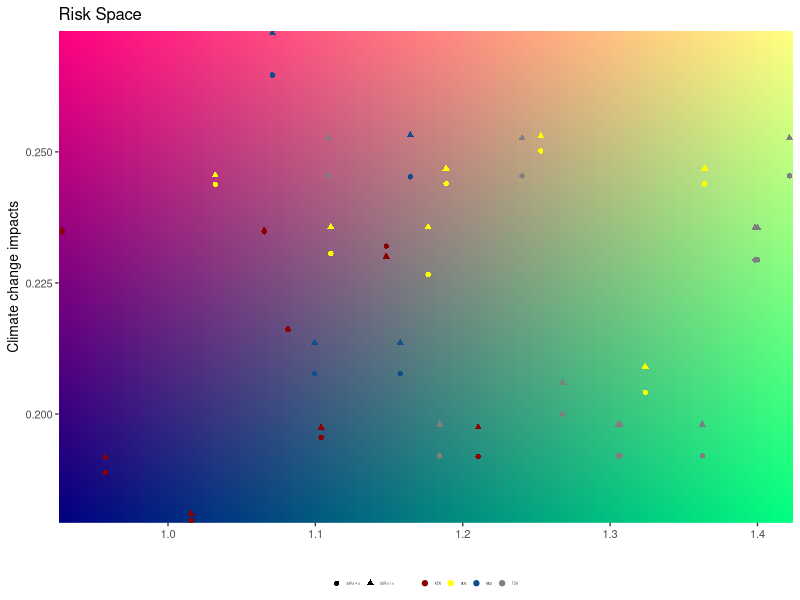
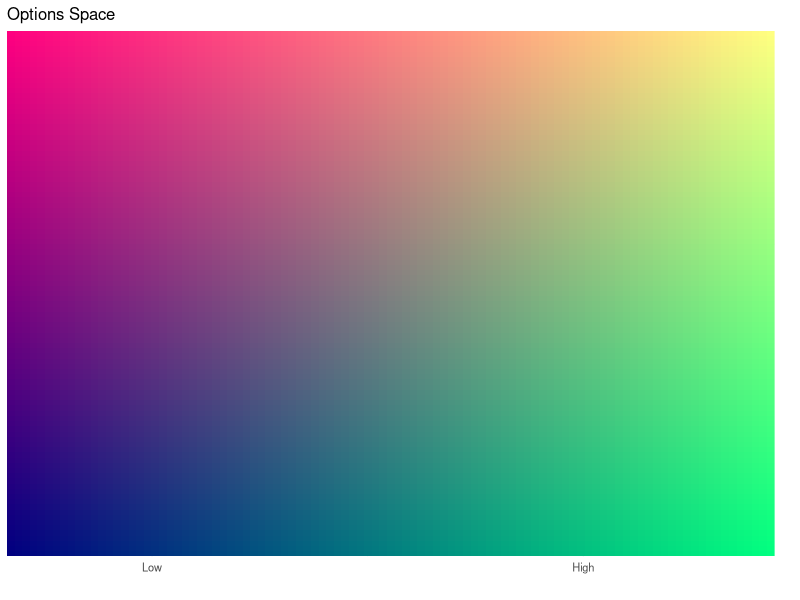
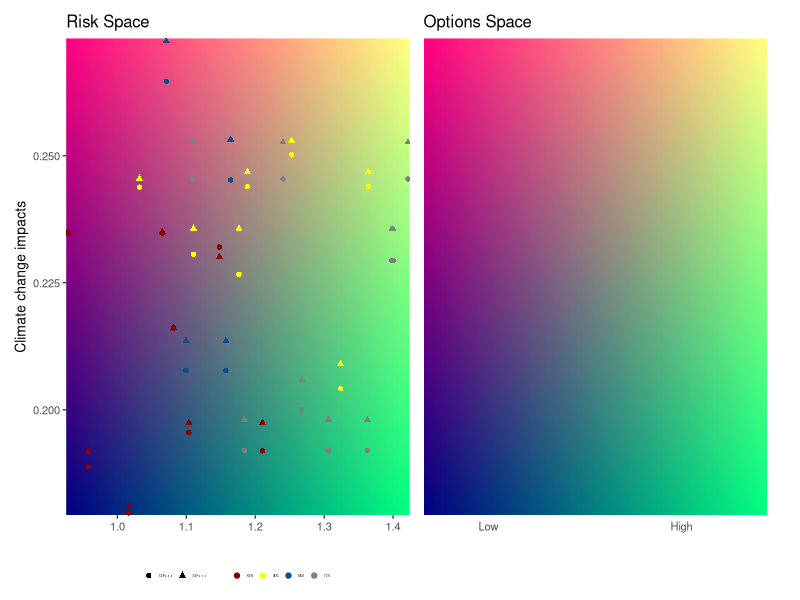
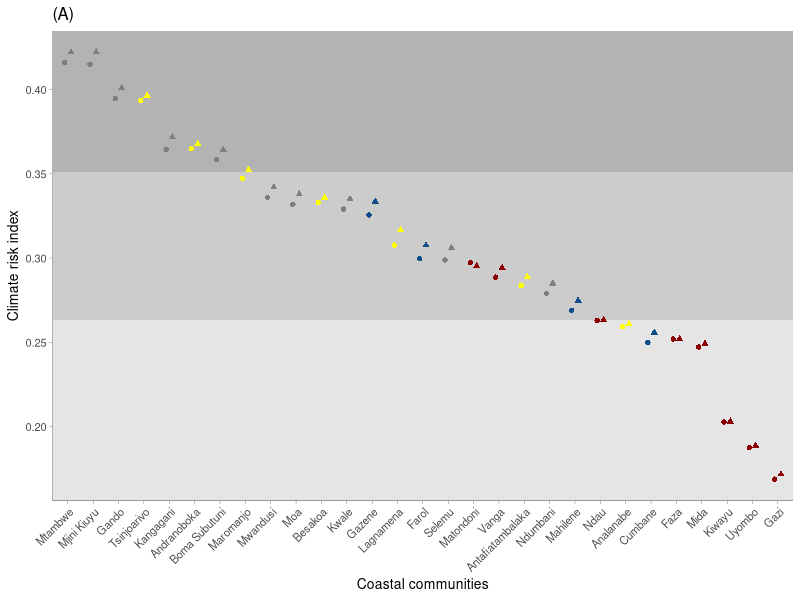
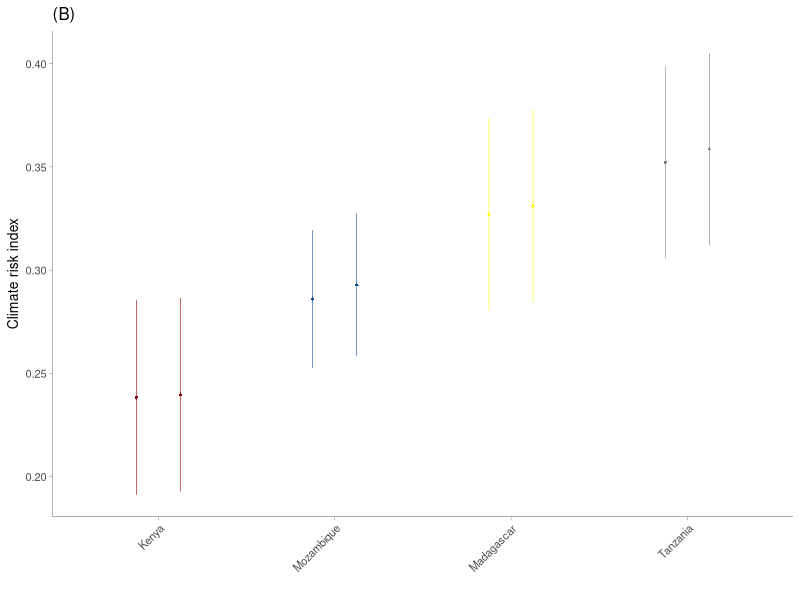
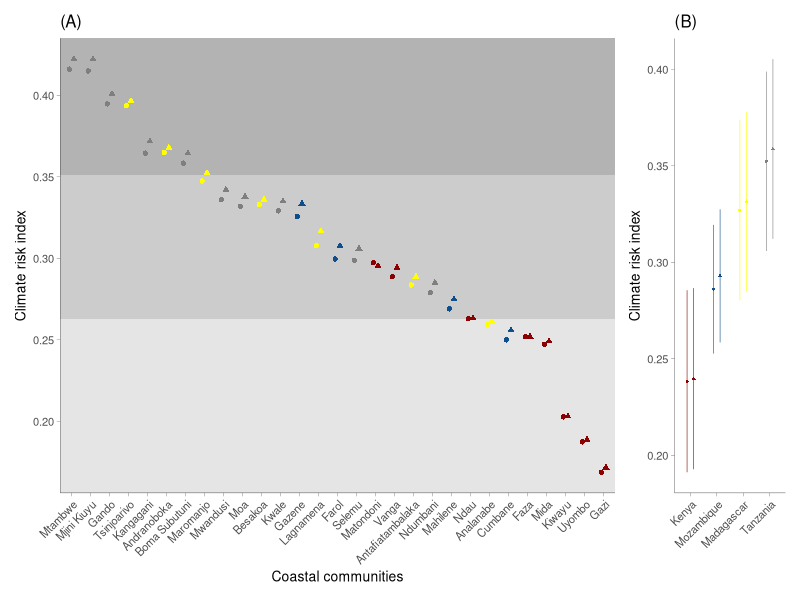
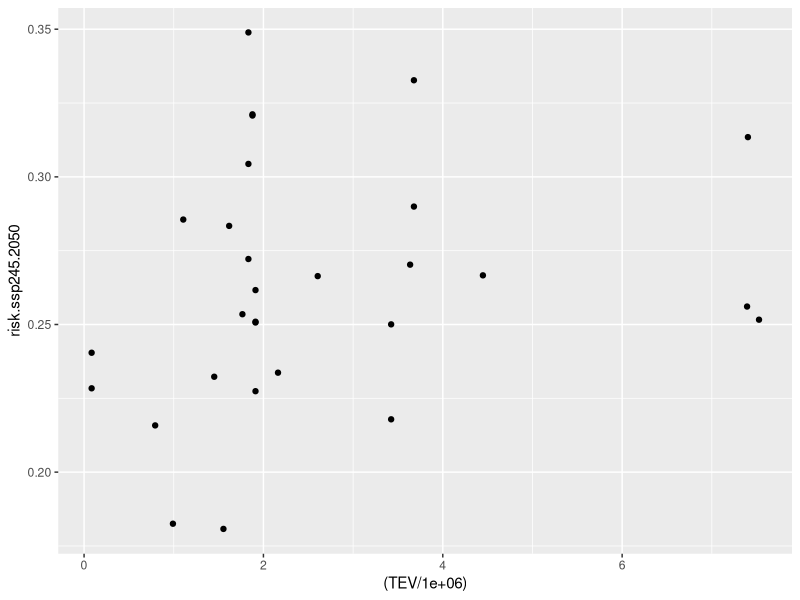
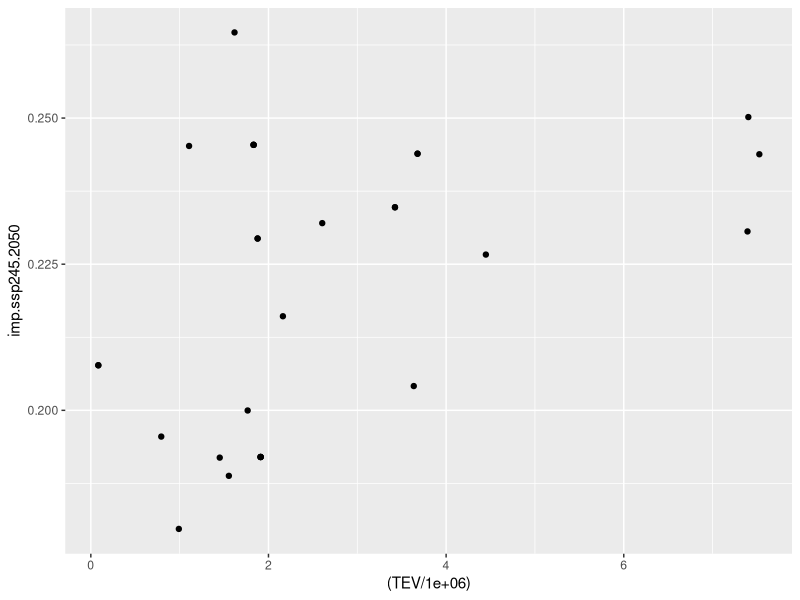

Source code (R) for these figures, in order:
library(tidyverse)
dfRisk <- read_csv("2_Data/spreadsheet/RiskDataFINAL.csv")
df <- rbind(data.frame(sce = "SSP2-4.5", impact = dfRisk$imp.ssp245.2050, vulnerab = dfRisk$Sensitivity/dfRisk$AdaptiveCapacity, village = dfRisk$Villages, country = dfRisk$Country),
            data.frame(sce = "SSP3-7.0", impact = dfRisk$imp.ssp370.2050, vulnerab = dfRisk$Sensitivity/dfRisk$AdaptiveCapacity, village = dfRisk$Villages, country = dfRisk$Country))

df <- df %>% mutate(country = ifelse(country == "Kenya", "KEN", country),
                    country = ifelse(country == "Tanzania", "TZA", country),
                    country = ifelse(country == "Madagascar", "MDG", country),
                    country = ifelse(country == "Mozambique", "MOZ", country))

yR <- range(df$impact);xR <- range(df$vulnerab)
lgd <- expand.grid(x = seq(xR[1],xR[2], diff(xR)/100), 
                   y = seq(yR[1],yR[2], diff(yR)/100)) %>% 
  mutate(x1 = scales::rescale(x),
         y1 = scales::rescale(y),
         mix = rgb(y1,x1,.5))
# Q1 <- summary(df$impact)[[2]] #first quartile
# Q3 <- summary(df$impact)[[5]] #third quartile
# MdV <- median(df$vulnerab)
(plt1 <- ggplot()+
    
    # geom_rect(aes(fill = "LL", xmin = -Inf, xmax = MdV, ymin = -Inf, ymax = Q1), show.legend = FALSE)+
    # geom_rect(aes(fill = "ML", xmin = -Inf, xmax = MdV, ymin = Q1, ymax = Q3), show.legend = FALSE)+
    # geom_rect(aes(fill = "HL", xmin = -Inf, xmax = MdV, ymin = Q3, ymax = Inf), show.legend = FALSE)+
    # geom_rect(aes(fill = "LH", xmin = MdV, xmax = Inf, ymin = -Inf, ymax = Q1), show.legend = FALSE)+
    # geom_rect(aes(fill = "MH", xmin = MdV, xmax = Inf, ymin = Q1, ymax = Q3), show.legend = FALSE)+
    # geom_rect(aes(fill = "HH", xmin = MdV, xmax = Inf, ymin = Q3, ymax = Inf), show.legend = FALSE)+
    # scale_fill_manual(values = c("LL"="#595757","ML"="#806587","HL"="#A874B8",
    #                             "LH"="#468C38","MH"="#8CA289","HH"="#D3B9DB")) +
    geom_raster(data = lgd, aes(x = x, y = y, fill = mix))+
    scale_fill_identity()+
    geom_point(data = df, aes(x = vulnerab, y = impact, colour = country, shape=sce), size = 1.5) +
    labs(y = "Climate change impacts", x = "", title = "Risk Space")+
    scale_colour_manual(name="", values = c("KEN"="darkred","MDG"="yellow","MOZ"="dodgerblue4","TZA"="grey50"))+
    theme_bw(base_size = 10)+
    scale_x_continuous(expand = c(0,0))+scale_y_continuous(expand = c(0,0))+
    #geom_vline(xintercept = median(df$vulnerab, na.rm = TRUE), linetype = 2, linewidth = .5, colour = "grey80")+
    theme(legend.position = "bottom",
          legend.title = element_blank(),
          legend.background = element_rect(fill = NA),
          legend.key.size = unit(1, 'cm'),
          legend.text = element_text(size = 2),
          legend.key.height = unit(.1, 'cm'),
          legend.key.width = unit(.1, 'cm'), 
          
          panel.border = element_blank()))

(plt2 <- ggplot()+
    # geom_rect(aes(fill = "LL", xmin = -Inf, xmax = MdV, ymin = -Inf, ymax = Q1), show.legend = FALSE)+
    # geom_rect(aes(fill = "ML", xmin = -Inf, xmax = MdV, ymin = Q1, ymax = Q3), show.legend = FALSE)+
    # geom_rect(aes(fill = "HL", xmin = -Inf, xmax = MdV, ymin = Q3, ymax = Inf), show.legend = FALSE)+
    # geom_rect(aes(fill = "LH", xmin = MdV, xmax = Inf, ymin = -Inf, ymax = Q1), show.legend = FALSE)+
    # geom_rect(aes(fill = "MH", xmin = MdV, xmax = Inf, ymin = Q1, ymax = Q3), show.legend = FALSE)+
    # geom_rect(aes(fill = "HH", xmin = MdV, xmax = Inf, ymin = Q3, ymax = Inf), show.legend = FALSE)+
    # scale_fill_manual(values = c("LL"="#595757","ML"="#806587","HL"="#A874B8","LH"="#468C38","MH"="#8CA289","HH"="#D3B9DB")) +
    geom_raster(data = lgd, aes(x = x, y = y, fill = mix))+
    scale_fill_identity()+
    
    geom_point(data = df, aes(x = vulnerab, y = impact), alpha = 0) +
    labs(y = "", x = "", title = "Options Space")+
    scale_y_continuous(breaks = c(.3, .43, .55), labels = c("Low", "Medium", "High") , position = "right", expand = c(0,0))+
    scale_x_continuous(breaks = c(1.02, 1.3), labels = c("Low","High"), expand = c(0,0))+
    theme_bw(base_size = 10)+
    theme(axis.text.y = element_text(angle = 90),
          axis.ticks = element_blank(), 
          panel.border = element_blank()))

library(patchwork)
plt1+plt2+plot_layout(ncol = 2)
#ggsave("outputs/xx1.png", width = 5.5, height = 4, dpi = 1200)

df <- dfRisk %>% mutate(risk.ssp370.2050 = ((imp.ssp370.2050+Sensitivity)-AdaptiveCapacity),
                        risk.ssp245.2050 = ((imp.ssp245.2050+Sensitivity)-AdaptiveCapacity)) %>% dplyr::select(Country,Villages,risk.ssp370.2050,risk.ssp245.2050)
df <- rbind(data.frame(sce = "SSP2-4.5", risk = (df$risk.ssp245.2050), village = df$Villages, country = df$Country),
            data.frame(sce = "SSP3-7.0", risk = (df$risk.ssp370.2050), village = df$Villages, country = df$Country))
Q1 <- summary(df$risk)[[2]] #first quartile
Q3 <- summary(df$risk)[[5]] #third quartile
(plt2 <- ggplot(data = df)+
    geom_rect(fill = "grey90", xmin = -Inf, xmax = Inf, ymin = -Inf, ymax = Q1)+
    geom_rect(fill = "grey80", xmin = -Inf, xmax = Inf, ymin = Q1, ymax = Q3)+
    geom_rect(fill = "grey70", xmin = -Inf, xmax = Inf, ymin = Q3, ymax = Inf)+
    #geom_col(aes(reorder(Villages, risk.ssp370.2050), risk.ssp370.2050), width = .2, fill = "grey90")+
    geom_point(aes(x=reorder(village,-risk), y=risk, colour = country, shape = sce), size = 1.5, position = position_dodge2(width =.5))+
    #geom_text(aes(x=reorder(village,risk), y=risk, label = round(risk,2)), size = 2, colour = "black", fontface = "bold",position = position_dodge(width =.5))+
    labs(x = "Coastal communities", y = "Climate risk index", title = "(A)")+
    #scale_y_continuous(expand = c(0,0), limits = c(.2,.9), breaks = seq(.2,.9, 0.1))+
    theme_classic(base_size = 10)+
    scale_colour_manual(name="", values = c("Kenya"="darkred","Madagascar"="yellow","Mozambique"="dodgerblue4","Tanzania"="grey50"))+
    scale_fill_manual(name="", values = c("Kenya"="darkred","Madagascar"="yellow","Mozambique"="dodgerblue4","Tanzania"="grey50"))+
    theme(legend.position = "", 
          legend.background = element_rect(fill = NA),
          axis.text.x = element_text(angle = 45, vjust = 1, hjust = 1),
          axis.line = element_line(linewidth = .1), 
          axis.ticks = element_line(linewidth = .1)))

df <- dfRisk %>% mutate(risk.ssp370.2050 = (imp.ssp370.2050+Sensitivity)-AdaptiveCapacity,
                        risk.ssp245.2050 = (imp.ssp245.2050+Sensitivity)-AdaptiveCapacity) %>% 
  group_by(Country) %>% 
  summarise(mn.370 = mean(risk.ssp370.2050),
            sd.370 = sd(risk.ssp370.2050),
            
            mn.245 = mean(risk.ssp245.2050),
            sd.245 = sd(risk.ssp245.2050)) %>% ungroup()

df <- rbind(data.frame(sce = "SSP2-4.5", MN = df$mn.245, LL = df$mn.245-df$sd.245, UL = df$mn.245+df$sd.245, country = df$Country),
            data.frame(sce = "SSP3-7.0", MN = df$mn.370, LL = df$mn.370-df$sd.370, UL = df$mn.370+df$sd.370, country = df$Country)) %>% group_by (country) %>% mutate(sortMag = mean(MN))
(plt3 <- ggplot(data = df)+ 
    geom_pointrange(aes(x = reorder(country, sortMag), y = MN, ymin = LL, ymax = UL, colour=country, shape = sce),
                    size=.1, linewidth = .2, position = position_dodge(width =.5))+
    scale_colour_manual(name="", values = c("Kenya"="darkred","Madagascar"="yellow","Mozambique"="dodgerblue4","Tanzania"="grey50"))+
    labs(y = "Climate risk index", x="", title = "(B)")+
    #scale_y_continuous(expand = c(0,0), limits = c(.2,.9), breaks = seq(.2,.9, 0.1), position = "right")+
    theme_classic(base_size = 10)+
    theme(legend.position = "", 
          panel.background = element_rect(fill = "transparent", colour = NA),
          plot.background = element_rect(fill = "transparent"),
          axis.text.x = element_text(angle = 45, vjust = 1, hjust = 1), 
          panel.border = element_blank(), 
          axis.line = element_line(linewidth = .1), 
          axis.ticks = element_line(linewidth = .1)))
#plt1 + annotation_custom(ggplotGrob(plt2), xmin = 1, xmax = 14, ymin = .5, ymax = .79)
plt2+plt3+plot_layout(ncol = 2, widths = c(5,1))
#ggsave("outputs/3_RiskNew.png", dpi = 1200, height = 3, width = 8)

df <- dfRisk %>% 
  mutate(risk.ssp370.2050 = ((imp.ssp370.2050*Sensitivity)/AdaptiveCapacity),
         risk.ssp245.2050 = ((imp.ssp245.2050*Sensitivity)/AdaptiveCapacity))
df %>% ggplot() + geom_point(aes(x = (TEV/1e6), y = risk.ssp245.2050))
df %>% ggplot() + geom_point(aes(x = (TEV/1e6), y = imp.ssp245.2050))
